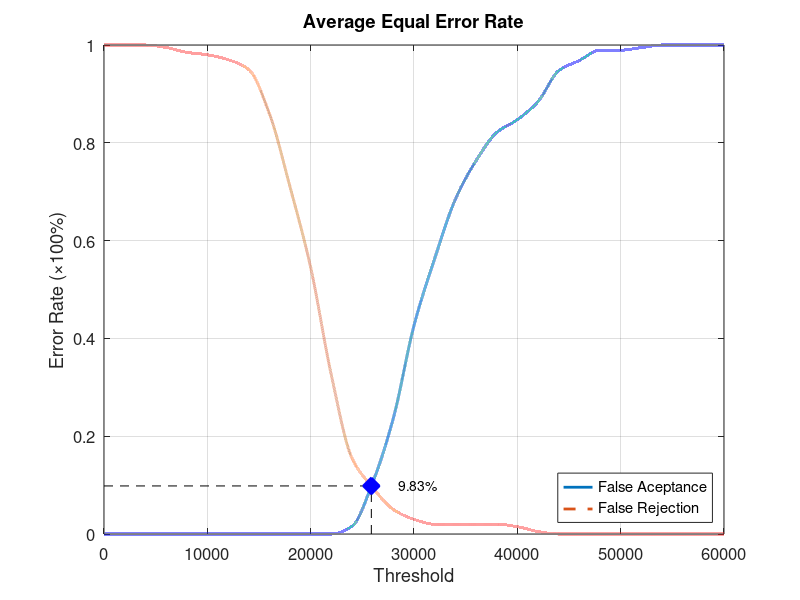
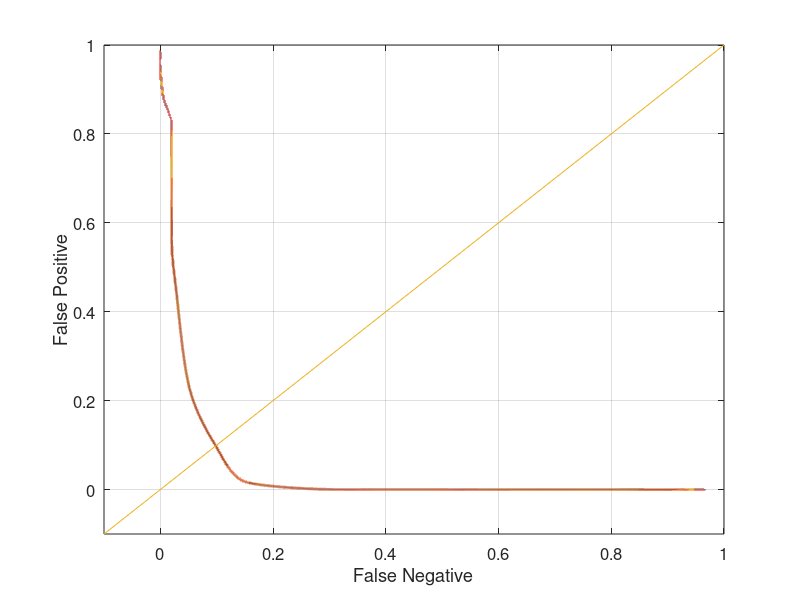

These charts were generated, in order, by the following MATLAB code:
function yEER = Database2_3
close all;
clear;
clc;
x = 0:2000:60000;
xq = 0:0.5:60000;

y0 = [0 0 0 0 0 0 0 0 0 0 0 0 0.0157895 0.105263 0.236842 0.426316 0.563158 0.684211 0.763158 0.821053 0.847368 0.884211 0.947368 0.968421 0.989474 0.989474 0.994737 1 1 1 1];
yy0 = interp1(x, y0, xq, 'pchip');
y1 = [1 1 1 0.995 0.985 0.98 0.97 0.95 0.86 0.71 0.545 0.325 0.155 0.095 0.05 0.03 0.02 0.02 0.02 0.02 0.015 0.005 0 0 0 0 0 0 0 0 0];
yy1 = interp1(x, y1, xq, 'pchip');

% Calculating EER: 
y2 = abs(y0 - y1);
find(y2 == min(y2))
yy2 = abs(yy0 - yy1);
xEER = find(yy2 == min(yy2));
xEERIndex = xq(xEER) % X-axis EER
yEER = yy0(xEER) % Y-axis EER

main = figure
plot(xq, yy0,'-','LineWidth', 2);	hold on
plot(xq, yy1,'--','LineWidth', 2);	hold on
plot([xEERIndex xEERIndex], [0 yEER], 'k--');	hold on
plot([0 xEERIndex], [yEER yEER], 'k--');	hold on
plot(xEERIndex, yEER, 'bx', 'LineWidth', 10);	hold on
text(xEERIndex + 10 * xEERIndex / 100, yEER, [num2str(round((10000 * yEER)) / 100) '%'])
legend('False Aceptance', 'False Rejection', 'Location', 'SouthEast')
xlabel('Threshold')
ylabel('Error Rate (\times100%)')
title('Average Equal Error Rate')
set(gca, 'FontSize', 12)
axis([0 60000 0 1])
grid on

print(main, 'Database2_3Main', '-dpng');
FNRxFPR = figure('Color', [1 1 1]);
plot(yy1, yy0, '-', yy1, yy0, 'LineWidth', 2);
hold on
y = -0.1:0.1:1
plot(y, y); 
set(gca, 'FontSize', 12)
xlabel('False Negative')
ylabel('False Positive')
axis([-0.1 1 -0.1 1])
set(gca, 'FontSize', 12)
grid on

print(FNRxFPR, 'Database2_3FNRxFPR','-dpng');
end
